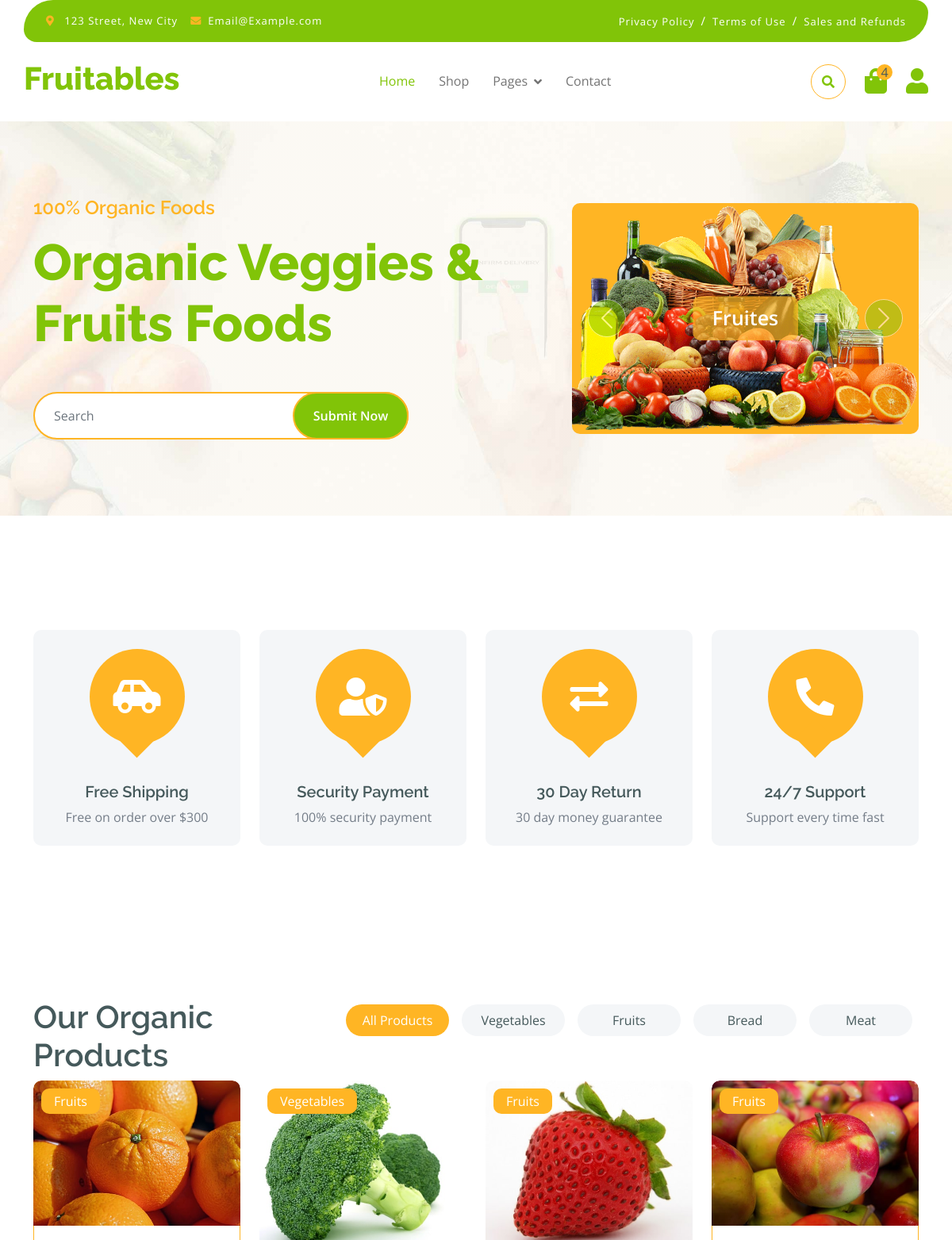
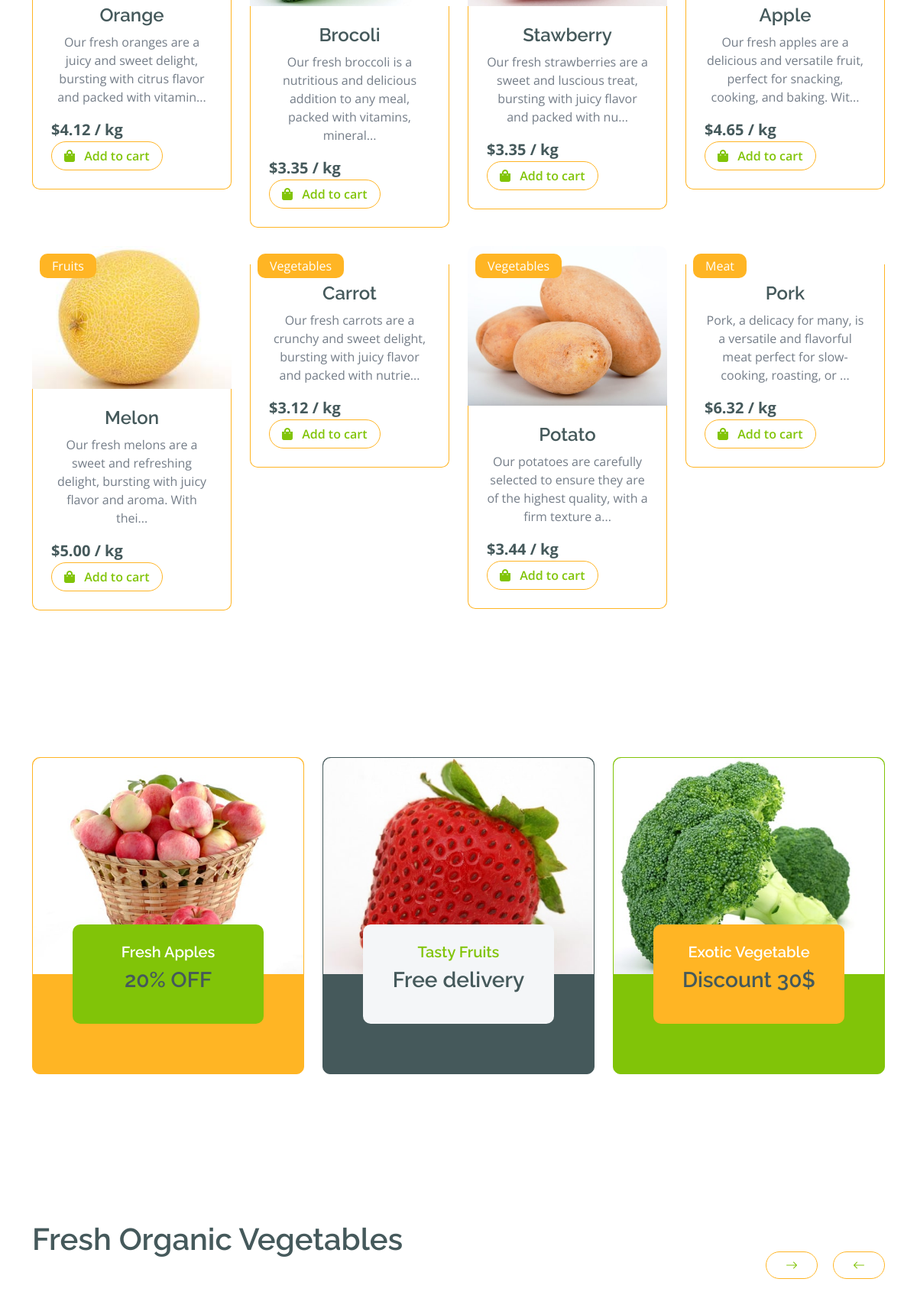
The page / (upper part) on the database its author committed (2 pictures, top to bottom).
### fruitable/models.py (models this page shows, shortened)
class Food(models.Model):
  Name = models.CharField(max_length=50)
  Category = models.CharField(max_length=50)
  Prize = models.DecimalField(max_digits=5, decimal_places=2)
  Description = models.TextField()
  src = models.CharField(max_length=255)
  star = models.PositiveIntegerField(validators=[MaxValueValidator(5)], default=0)

### fruitable/views.py (the view)
# urls.py: path('', views.home, name='home'),
def home(request):
    Foods = models.Food.objects.all()
    Cart = models.Cart.objects.all()
    cart_quantity =   len(list(item for item in Cart))
    return render(request, 'home.html', {'Foods' : Foods, 'cart_quantity' : cart_quantity})

### templates/home.html (shortened to what this page needs)
{% extends "base.html" %}
{% block content %}
<div class="container-fluid py-5 mb-5 hero-header">
    <div class="container py-5">
        <div class="row g-5 align-items-center">
            <div class="col-md-12 col-lg-7">
                <h4 class="mb-3 text-secondary">100% Organic Foods</h4>
                <h1 class="mb-5 display-3 text-primary">Organic Veggies & Fruits Foods</h1>
                <div class="position-relative mx-auto">
                    <input class="form-control border-2 border-secondary w-75 py-3 px-4 rounded-pill" id="b-search" type="text" placeholder="Search">
                    <button type="submit" id="b-search-button" class="btn btn-primary border-2 border-secondary py-3 px-4 position-absolute rounded-pill text-white h-100" style="top: 0; right: 25%;">Submit Now</button>
                </div>
            </div>
            <div class="col-md-12 col-lg-5">
                <div id="carouselId" class="carousel slide position-relative" data-bs-ride="carousel">
                    <div class="carousel-inner" role="listbox">
                        <div class="carousel-item active rounded">
                            <img src="static/img/hero-img-1.png" class="img-fluid w-100 h-100 bg-secondary rounded" alt="First slide">
                            <a href="" class="btn px-4 py-2 text-white rounded">Fruites</a>
                        </div>
                    </div>
                    <button class="carousel-control-prev" type="button" data-bs-target="#carouselId" data-bs-slide="prev">
                        <span class="carousel-control-prev-icon" aria-hidden="true"></span>
                    </button>
                    <button class="carousel-control-next" type="button" data-bs-target="#carouselId" data-bs-slide="next">
                        <span class="carousel-control-next-icon" aria-hidden="true"></span>
                    </button>
                </div>
            </div>
        </div>
    </div>
</div>
<div class="container-fluid featurs py-5">
    <div class="container py-5">
        <div class="row g-4">
            <div class="col-md-6 col-lg-3">
                <div class="featurs-item text-center rounded bg-light p-4">
                    <div class="featurs-icon btn-square rounded-circle bg-secondary mb-5 mx-auto">
                        <i class="fas fa-car-side fa-3x text-white"></i>
                    </div>
                    <div class="featurs-content text-center">
                        <h5>Free Shipping</h5>
                        <p class="mb-0">Free on order over $300</p>
                    </div>
                </div>
            </div>
            <div class="col-md-6 col-lg-3">
                <div class="featurs-item text-center rounded bg-light p-4">
                    <div class="featurs-icon btn-square rounded-circle bg-secondary mb-5 mx-auto">
                        <i class="fas fa-user-shield fa-3x text-white"></i>
                    </div>
                    <div class="featurs-content text-center">
                        <h5>Security Payment</h5>
                        <p class="mb-0">100% security payment</p>
                    </div>
                </div>
            </div>
            <div class="col-md-6 col-lg-3">
                <div class="featurs-item text-center rounded bg-light p-4">
                    <div class="featurs-icon btn-square rounded-circle bg-secondary mb-5 mx-auto">
                        <i class="fas fa-exchange-alt fa-3x text-white"></i>
                    </div>
                    <div class="featurs-content text-center">
                        <h5>30 Day Return</h5>
                        <p class="mb-0">30 day money guarantee</p>
                    </div>
                </div>
            </div>
            <div class="col-md-6 col-lg-3">
                <div class="featurs-item text-center rounded bg-light p-4">
                    <div class="featurs-icon btn-square rounded-circle bg-secondary mb-5 mx-auto">
                        <i class="fa fa-phone-alt fa-3x text-white"></i>
                    </div>
                    <div class="featurs-content text-center">
                        <h5>24/7 Support</h5>
                        <p class="mb-0">Support every time fast</p>
                    </div>
                </div>
            </div>
        </div>
    </div>
</div>
<div class="container-fluid fruite py-5">
    <div class="container py-5">
        <div class="tab-class text-center">
            <div class="row g-4">
                <div class="col-lg-4 text-start">
                    <h1>Our Organic Products</h1>
                </div>
                <div class="col-lg-8 text-end">
                    <ul class="nav nav-pills d-inline-flex text-center mb-5">
                        <li class="nav-item">
                            <a class="d-flex m-2 py-2 bg-light rounded-pill active" data-bs-toggle="pill" href="#tab-1">
                                <span class="text-dark" style="width: 130px;">All Products</span>
                            </a>
                        </li>
                        <li class="nav-item">
                            <a class="d-flex py-2 m-2 bg-light rounded-pill" data-bs-toggle="pill" href="#tab-2">
                                <span class="text-dark" style="width: 130px;">Vegetables</span>
                            </a>
                        </li>
                        <li class="nav-item">
                            <a class="d-flex m-2 py-2 bg-light rounded-pill" data-bs-toggle="pill" href="#tab-3">
                                <span class="text-dark" style="width: 130px;">Fruits</span>
                            </a>
                        </li>
                        <li class="nav-item">
                            <a class="d-flex m-2 py-2 bg-light rounded-pill" data-bs-toggle="pill" href="#tab-4">
                                <span class="text-dark" style="width: 130px;">Bread</span>
                            </a>
                        </li>
                        <li class="nav-item">
                            <a class="d-flex m-2 py-2 bg-light rounded-pill" data-bs-toggle="pill" href="#tab-5">
                                <span class="text-dark" style="width: 130px;">Meat</span>
                            </a>
                        </li>
                    </ul>
                </div>
            </div>
            <div class="tab-content">
                <div id="tab-1" class="tab-pane fade show p-0 active">
                    <div class="row g-4">
                        <div class="col-lg-12">
                            <div class="row g-4">
                                {% for food in Foods|slice:'4:12' %}
                                <div class="col-md-6 col-lg-4 col-xl-3 onclick" style="cursor: pointer;"   onclick="location.href = '/product/' + '{{food.Name}}' ">
                                    <div class="rounded position-relative fruite-item">
                                        <div class="fruite-img">
                                            <img src="{{food.src}}" class="img-fluid w-100 rounded-top" alt="">
                                        </div>
                                        <div class="text-white bg-secondary px-3 py-1 rounded position-absolute" style="top: 10px; left: 10px;">{{food.Category}}</div>
                                        <div class="p-4 border border-secondary border-top-0 rounded-bottom">
                                            <h4>{{food.Name}}</h4>
                                            <p>{{food.Description|slice:':100'}}...</p>
                                            <div class="d-flex justify-content-between flex-lg-wrap">
                                                <p class="text-dark fs-5 fw-bold mb-0">${{food.Prize}} / kg</p>
                                                <a href="" class="btn border border-secondary rounded-pill px-3 text-primary add-to-cart" data-product-id="{{food.Name}}"><i class="fa fa-shopping-bag me-2 text-primary"></i> Add to cart</a>
                                            </div>
                                        </div>
                                    </div>
                                </div>
                                {% endfor%}
                            </div>
                        </div>
                    </div>
                </div>
            </div>
        </div>
    </div>
</div>
<div class="container-fluid service py-5">
    <div class="container py-5">
        <div class="row g-4 justify-content-center">
            <div class="col-md-6 col-lg-4">
                <a href="">
                    <div class="service-item bg-secondary rounded border border-secondary">
                        <img src="static/img/featur-1.jpg" class="img-fluid rounded-top w-100" alt="">
                        <div class="px-4 rounded-bottom">
                            <div class="service-content bg-primary text-center p-4 rounded">
                                <h5 class="text-white">Fresh Apples</h5>
                                <h3 class="mb-0">20% OFF</h3>
                            </div>
                        </div>
                    </div>
                </a>
            </div>
            <div class="col-md-6 col-lg-4">
                <a href="">
                    <div class="service-item bg-dark rounded border border-dark">
                        <img src="static/img/featur-2.jpg" class="img-fluid rounded-top w-100" alt="">
                        <div class="px-4 rounded-bottom">
                            <div class="service-content bg-light text-center p-4 rounded">
                                <h5 class="text-primary">Tasty Fruits</h5>
                                <h3 class="mb-0">Free delivery</h3>
                            </div>
                        </div>
                    </div>
                </a>
            </div>
            <div class="col-md-6 col-lg-4">
                <a href="">
                    <div class="service-item bg-primary rounded border border-primary">
                        <img src="static/img/featur-3.jpg" class="img-fluid rounded-top w-100" alt="">
                        <div class="px-4 rounded-bottom">
                            <div class="service-content bg-secondary text-center p-4 rounded">
                                <h5 class="text-white">Exotic Vegetable</h5>
                                <h3 class="mb-0">Discount 30$</h3>
                            </div>
                        </div>
                    </div>
                </a>
            </div>
        </div>
    </div>
</div>
<div class="container-fluid vesitable py-5">
    <div class="container py-5">
        <h1 class="mb-0">Fresh Organic Vegetables</h1>
        <div class="owl-carousel vegetable-carousel justify-content-center">
        </div>
    </div>
</div>
{% endblock %}

### static/css/style.css (style rules this page uses)
.btn { font-weight: 600; transition: .5s; }
.btn-square { width: 32px; height: 32px; }
.btn-square, .btn-sm-square, .btn-md-square, .btn-lg-square { padding: 0; display: flex; align-items: center; justify-content: center; font-weight: normal; }
.btn.border-secondary { transition: 0.5s; }
.hero-header { background: linear-gradient(rgba(248, 223, 173, 0.1), rgba(248, 223, 173, 0.1)), url(../img/hero-img.jpg); background-position: center center; background-repeat: no-repeat; background-size: cover; }
.carousel-item { position: relative; }
.carousel-item a { position: absolute; top: 50%; left: 50%; transform: translate(-50%, -50%); font-size: 25px; background: linear-gradient(rgba(255, 181, 36, 0.7), rgba(255, 181, 36, 0.7)); }
.carousel-control-next, .carousel-control-prev { width: 48px; height: 48px; border-radius: 48px; border: 1px solid var(--bs-white); background: var(--bs-primary); position: absolute; top: 50%; transform: translateY(-50%); }
.carousel-control-next { margin-right: 20px; }
.carousel-control-prev { margin-left: 20px; }
@media (min-width: 992px) { .hero-header, .page-header { margin-top: 152px !important; } }
.featurs .featurs-item .featurs-icon { position: relative; width: 120px; height: 120px; }
.featurs .featurs-item .featurs-icon::after { content: ""; width: 35px; height: 35px; background: var(--bs-secondary); position: absolute; bottom: -10px; transform: translate(-50%); transform: rotate(45deg); background: var(--bs-secondary); }
.service .service-item .service-content { position: relative; width: 250px; height: 130px; top: -50%; left: 50%; transform: translate(-50%, -50%); }
.fruite .tab-class .nav-item a.active { background: var(--bs-secondary) !important; }
.fruite .tab-class .nav-item a.active span { color: var(--bs-white) !important; }
.fruite .fruite-item { transition: 0.5s; }
.fruite .fruite-item .fruite-img { overflow: hidden; transition: 0.5s; border-radius: 10px 10px 0 0; }
.fruite .fruite-item .fruite-img img { transition: 0.5s; }

### rows shown on the page
Food: src (picture), Category "Fruits", Name "Orange", Description "Our fresh oranges are a juicy and sweet delight, bursting with citrus flavor and packed with vitamin", Prize "4.12"
Food: src (picture), Category "Vegetables", Name "Brocoli", Description "Our fresh broccoli is a nutritious and delicious addition to any meal, packed with vitamins, mineral", Prize "3.35"
Food: src (picture), Category "Fruits", Name "Stawberry", Description "Our fresh strawberries are a sweet and luscious treat, bursting with juicy flavor and packed with nu", Prize "3.35"
Food: src (picture), Category "Fruits", Name "Apple", Description "Our fresh apples are a delicious and versatile fruit, perfect for snacking, cooking, and baking. Wit", Prize "4.65"
Food: src (picture), Category "Fruits", Name "Melon", Description "Our fresh melons are a sweet and refreshing delight, bursting with juicy flavor and aroma. With thei", Prize "5.00"
Food: Category "Vegetables", Name "Carrot", Description "Our fresh carrots are a crunchy and sweet delight, bursting with juicy flavor and packed with nutrie", Prize "3.12"
Food: src (picture), Category "Vegetables", Name "Potato", Description "Our potatoes are carefully selected to ensure they are of the highest quality, with a firm texture a", Prize "3.44"
Food: Category "Meat", Name "Pork", Description "Pork, a delicacy for many, is a versatile and flavorful meat perfect for slow-cooking, roasting, or", Prize "6.32"

### other values the page prints
{{ cart_quantity }} "4"
